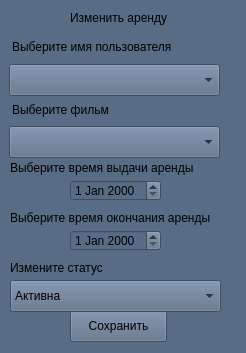
<?xml version="1.0" encoding="UTF-8"?>
<ui version="4.0">
 <class>upd_rental</class>
 <widget class="QWidget" name="upd_rental">
  <property name="geometry">
   <rect>
    <x>0</x>
    <y>0</y>
    <width>246</width>
    <height>353</height>
   </rect>
  </property>
  <property name="windowTitle">
   <string>Form</string>
  </property>
  <property name="styleSheet">
   <string notr="true">background-color: rgb(89, 108, 134);</string>
  </property>
  <widget class="QComboBox" name="comboBox">
   <property name="geometry">
    <rect>
     <x>9</x>
     <y>64</y>
     <width>211</width>
     <height>32</height>
    </rect>
   </property>
  </widget>
  <widget class="QComboBox" name="comboBox_2">
   <property name="geometry">
    <rect>
     <x>9</x>
     <y>126</y>
     <width>211</width>
     <height>32</height>
    </rect>
   </property>
  </widget>
  <widget class="QDateEdit" name="dateEdit">
   <property name="geometry">
    <rect>
     <x>70</x>
     <y>180</y>
     <width>91</width>
     <height>21</height>
    </rect>
   </property>
  </widget>
  <widget class="QLabel" name="label_2">
   <property name="geometry">
    <rect>
     <x>12</x>
     <y>39</y>
     <width>178</width>
     <height>16</height>
    </rect>
   </property>
   <property name="text">
    <string>Выберите имя пользователя</string>
   </property>
  </widget>
  <widget class="QLabel" name="label_3">
   <property name="geometry">
    <rect>
     <x>12</x>
     <y>102</y>
     <width>107</width>
     <height>16</height>
    </rect>
   </property>
   <property name="text">
    <string>Выберите фильм</string>
   </property>
  </widget>
  <widget class="QLabel" name="label_4">
   <property name="geometry">
    <rect>
     <x>10</x>
     <y>210</y>
     <width>225</width>
     <height>16</height>
    </rect>
   </property>
   <property name="text">
    <string>Выберите время окончания аренды</string>
   </property>
  </widget>
  <widget class="QPushButton" name="pushButton">
   <property name="geometry">
    <rect>
     <x>70</x>
     <y>310</y>
     <width>97</width>
     <height>32</height>
    </rect>
   </property>
   <property name="text">
    <string>Сохранить</string>
   </property>
  </widget>
  <widget class="QLabel" name="label">
   <property name="geometry">
    <rect>
     <x>70</x>
     <y>10</y>
     <width>110</width>
     <height>16</height>
    </rect>
   </property>
   <property name="text">
    <string>Изменить аренду</string>
   </property>
  </widget>
  <widget class="QLabel" name="label_5">
   <property name="geometry">
    <rect>
     <x>10</x>
     <y>160</y>
     <width>225</width>
     <height>16</height>
    </rect>
   </property>
   <property name="text">
    <string>Выберите время выдачи аренды</string>
   </property>
  </widget>
  <widget class="QDateEdit" name="dateEdit_2">
   <property name="geometry">
    <rect>
     <x>70</x>
     <y>230</y>
     <width>91</width>
     <height>21</height>
    </rect>
   </property>
  </widget>
  <widget class="QLabel" name="label_6">
   <property name="geometry">
    <rect>
     <x>10</x>
     <y>260</y>
     <width>221</width>
     <height>16</height>
    </rect>
   </property>
   <property name="text">
    <string>Измените статус</string>
   </property>
  </widget>
  <widget class="QComboBox" name="comboBox_3">
   <property name="geometry">
    <rect>
     <x>10</x>
     <y>280</y>
     <width>211</width>
     <height>32</height>
    </rect>
   </property>
   <item>
    <property name="text">
     <string>Активна</string>
    </property>
   </item>
   <item>
    <property name="text">
     <string>Завершена</string>
    </property>
   </item>
  </widget>
 </widget>
 <resources/>
 <connections/>
</ui>
